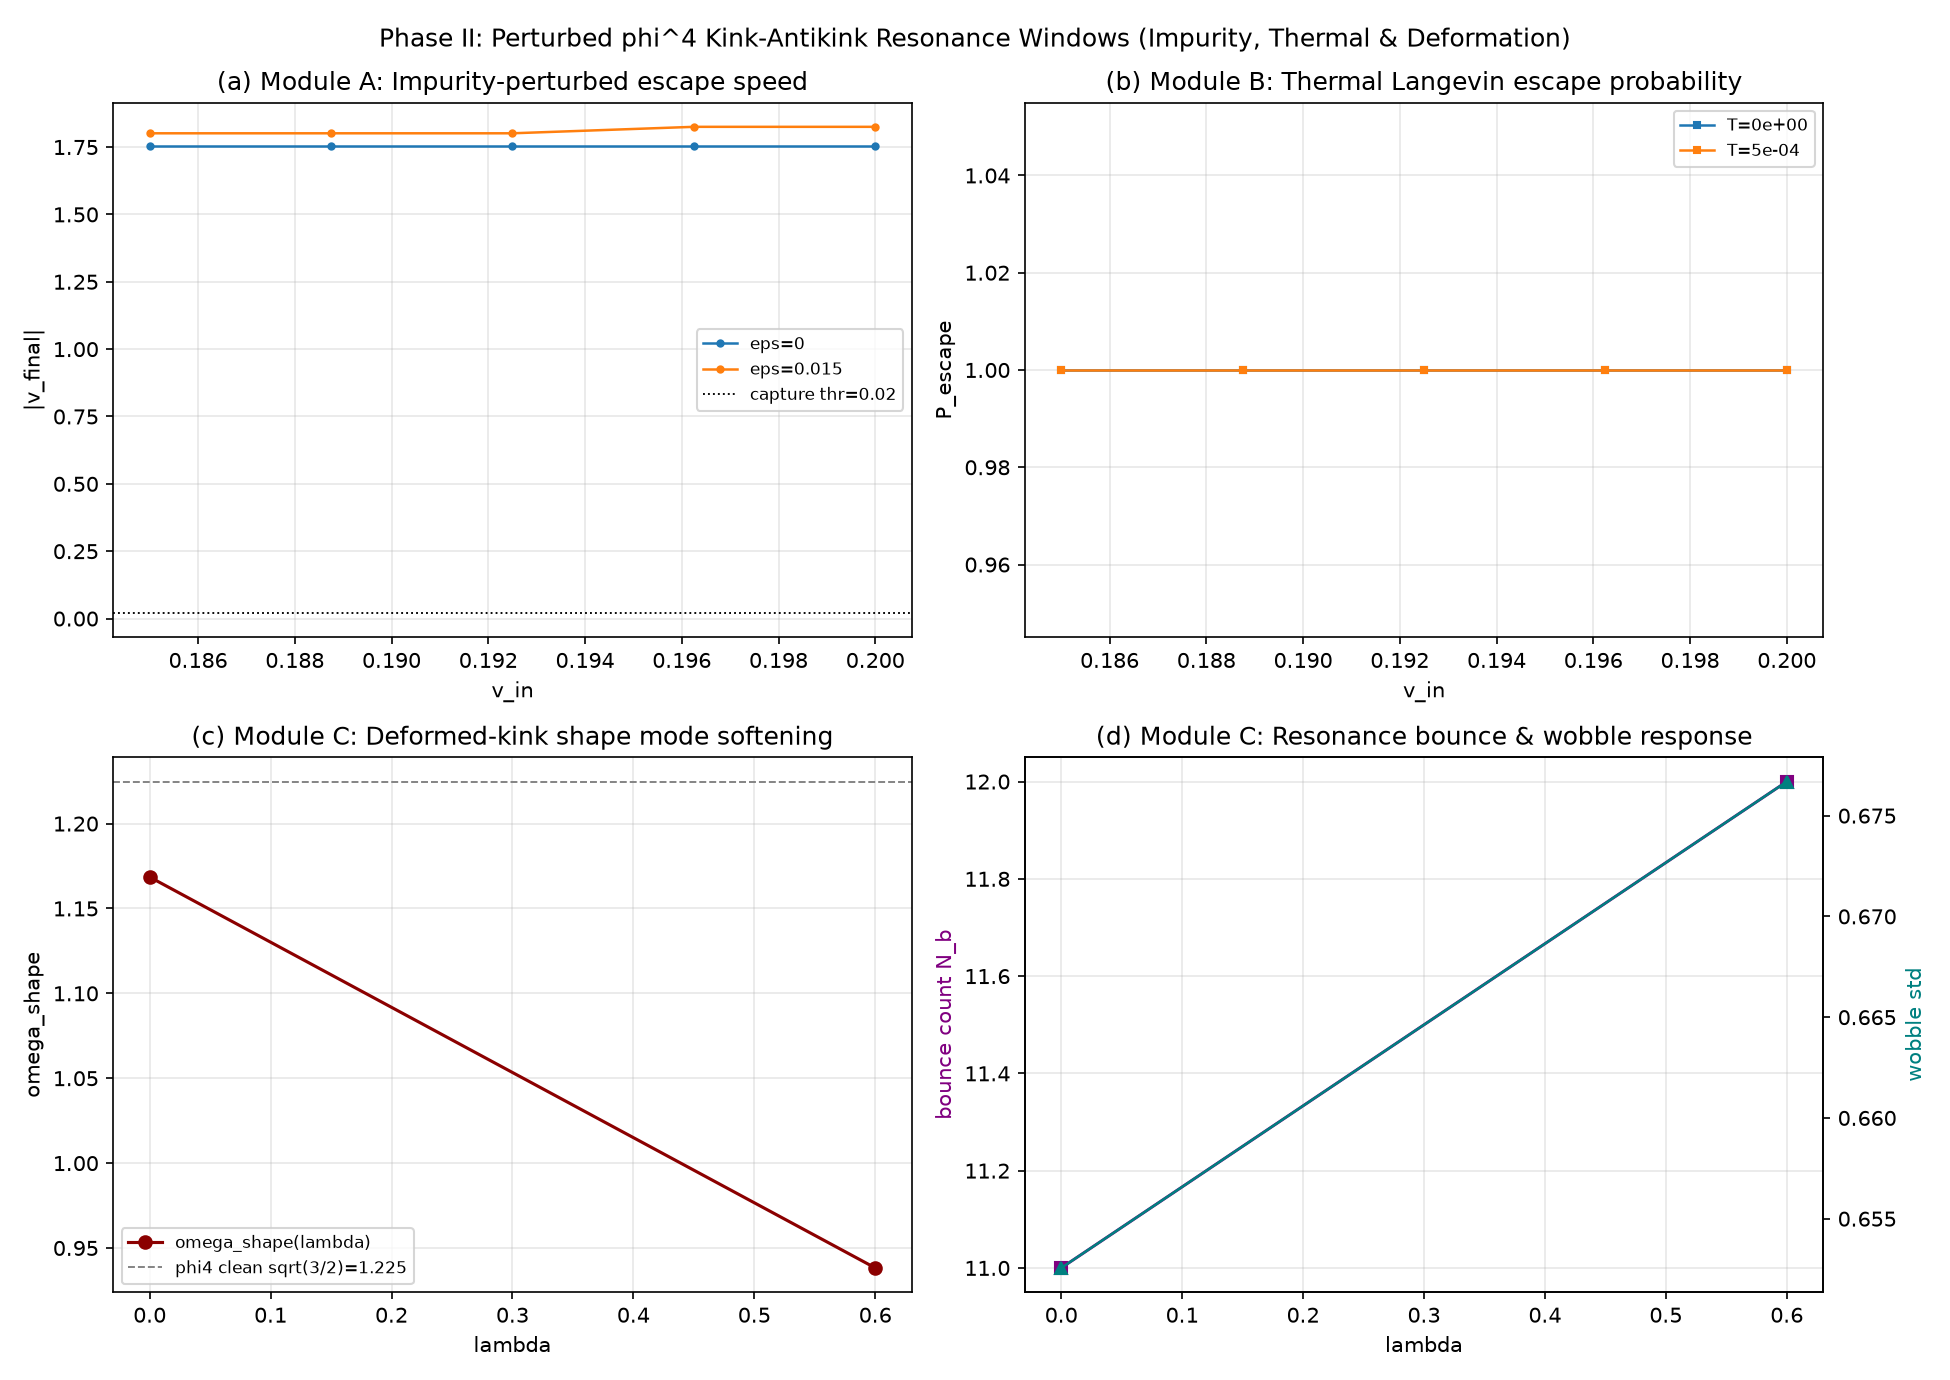

Here is the Python script that generated this plot:
"""
phi4_perturbed_resonances_phase2.py  --  PHASE II: perturbed 2-bounce resonance windows
=========================================================================================
Model: d2phi/dt2 - d2phi/dx2 + U'_lam(phi) + eps*sech^2(x/xw)*phi
       = -eta*pi + sqrt(2*eta*T/dx)*xi(x,t)

  U_lam(phi) = (1/4)(phi^2-1)^2 + (lam/6)(phi^2-1)^3
     -> U'_lam = phi(phi^2-1) + lam*phi(phi^2-1)^2   [exact antiderivative]
     -> vacua pinned at phi=+-1 with U''(+-1)=2 for ALL lam (mass unchanged)
     -> central barrier height (1/4 - lam/6), curvature U''(0)=lam-1 -> kink
        widens and the shape mode softens as lam -> 1 (SG-like limit)

Integrator: Phase-I-verified spectral Strang split (area-preserving linear map,
half-kick/half-kick potential). Damping+noise applied as an EXACT Ornstein-
Uhlenbeck update once per step (commutes to O(dt^2), unconditionally stable,
FDT-consistent: <pi^2> -> T/dx at equilibrium).

Modules:
  A) Impurity robustness: eps in {0, .003, .008, .015, .03}, v in [0.179,0.207]
     -> window survival threshold eps_c (theory: pair binding 2*sqrt(3)*eps
        vs window gap ~0.0377 -> eps_c ~ 0.013)
  B) Thermal robustness: T in {0, 1e-4, 5e-4, 2e-3}, eta=0.2, NTRIAL stochastic
     runs per (v,T) -> escape probability P_esc(v,T), window smearing threshold
  C) SG crossover: lam in {0,.2,.4,.6,.8}: relax true kink profile, diagonalize
     fluctuation operator -d2+U''(phi_K) (zero mode = relaxation QA), measure
     omega_shape(lam) and the 2-bounce window collapse at v=0.196.

Run modes:  PHASE2_SMOKE=1 python3 ...  (fast local QA)
            python3 ...                 (full production; World C)
Outputs:    phi4_phase2_results.json, phi4_perturbed_resonances_phase2.png
"""
import os, sys, json, time
import numpy as np
import matplotlib
matplotlib.use('Agg')
import matplotlib.pyplot as plt
from multiprocessing import Pool

# ---------------- grid (Phase I convention, longer box for T_sim=130) ----------------
N  = 512
L  = 120.0
dx = L/N
x  = (np.arange(N) - N/2)*dx
K  = 2*np.pi*np.fft.fftfreq(N, dx)
K2 = K**2
S2 = np.sqrt(2.0)
ic = N // 2

DT      = 0.01
NSTEPS  = 13000
NSUB    = 65
D0      = 6.0
THR     = 0.02
VS      = np.linspace(0.179, 0.207, 29)
EPS_LIST= [0.0, 0.003, 0.008, 0.015, 0.03]
XW      = 4.0
T_LIST  = [0.0, 1e-4, 5e-4, 2e-3]
ETA     = 0.2
NTRIAL  = 16
LAM_LIST= [0.0, 0.2, 0.4, 0.6, 0.8]

SECH2 = np.cosh(x/XW)**-2.0

SMOKE = os.environ.get('PHASE2_SMOKE', '0') == '1'
if SMOKE:
    VS      = np.linspace(0.185, 0.200, 5)
    EPS_LIST= [0.0, 0.015]
    T_LIST  = [0.0, 5e-4]
    NTRIAL  = 2
    NSTEPS  = 4000
    LAM_LIST= [0.0, 0.6]

# ---------------- potential family ----------------
def Uprime(phi, lam=0.0, eps=0.0):
    s = phi*phi - 1.0
    return phi*s + lam*phi*s*s + eps*SECH2*phi

def energy(phi, pi, lam=0.0, eps=0.0):
    g  = np.fft.ifft(1j*K*np.fft.fft(phi)).real
    s  = phi*phi - 1.0
    E1 = 0.5*np.sum(pi**2)*dx
    E2 = 0.5*np.sum(g**2)*dx
    E3 = np.sum(0.25*s**2 + (lam/6.0)*s**3 + 0.5*eps*SECH2*phi**2)*dx
    return E1 + E2 + E3

# ---------------- initial conditions ----------------
def make_ka(v, d=D0, prof=None, dprof=None):
    """KA pair; prof/dprof = relaxed kink profile & derivative (Module C)."""
    g  = 1.0/np.sqrt(1.0 - v*v)
    if prof is None:
        u1 = g*(x + d); u2 = g*(x - d)
        s1, s2 = np.cosh(u1), np.cosh(u2)
        phi = np.tanh(u1/S2) - np.tanh(u2/S2) - 1.0
        pi  = -(g*v/S2)*(1.0/s1**2 + 1.0/s2**2)
    else:
        u1 = g*(x + d); u2 = g*(x - d)
        f1 = np.interp(u1, x, prof); f2 = np.interp(u2, x, prof)
        p1 = np.interp(u1, x, dprof); p2 = np.interp(u2, x, dprof)
        phi = f1 - f2 - 1.0
        pi  = -g*v*(p1 + p2)
    return phi, pi

# ---------------- integrator (Phase I verified + exact OU bath) ----------------
def integrate(phi, pi, dt, nsteps, lam=0.0, eps=0.0, eta=0.0, T=0.0, rng=None):
    w2 = K2 + 1.0
    w  = np.sqrt(w2)
    cw = np.cos(w*dt)
    sw = np.sinc(w*dt/np.pi)*dt          # sin(w dt)/w
    use_ou = (eta > 0.0 and T > 0.0 and rng is not None)
    if use_ou:
        damp = np.exp(-eta*dt)
        amps = np.sqrt((1.0 - np.exp(-2.0*eta*dt))*T/dx)
    for _ in range(nsteps):
        pih  = pi + 0.5*dt*(-Uprime(phi, lam, eps))          # half kick
        phk  = np.fft.fft(phi); pik = np.fft.fft(pih)
        phk_new = cw*phk + sw*pik                            # area-preserving map
        pik     = cw*pik - w2*sw*phk
        phk     = phk_new
        phi  = np.fft.ifft(phk).real
        pih  = np.fft.ifft(pik).real
        pi   = pih + 0.5*dt*(-Uprime(phi, lam, eps))         # half kick
        if use_ou:                                           # exact OU bath step
            pi = pi*damp + amps*rng.standard_normal(N)
    return phi, pi

# ---------------- one collision run ----------------
def run_one(v, lam=0.0, eps=0.0, eta=0.0, T=0.0, seed=0,
            nsteps=NSTEPS, d0=D0, prof=None, dprof=None):
    phi, pi = make_ka(v, d0, prof, dprof)
    E0  = energy(phi, pi, lam, eps)
    rng = np.random.default_rng(seed) if (eta > 0.0 and T > 0.0) else None
    nmid = nsteps // NSUB
    wk, wa, phic = [], [], []
    for _ in range(NSUB):
        phi, pi = integrate(phi, pi, DT, nmid, lam, eps, eta, T, rng)
        gx = np.fft.ifft(1j*K*np.fft.fft(phi)).real
        wk.append(x[np.argmax(gx)]); wa.append(x[np.argmin(gx)])
        phic.append(phi[ic])
    wk = np.array(wk); wa = np.array(wa); phic = np.array(phic)
    m    = int(0.75*NSUB)
    span = (NSUB - 1 - m)*nmid*DT
    vk = (wk[-1]-wk[m])/span
    va = (wa[-1]-wa[m])/span
    nb = int(np.sum(np.abs(np.diff(np.sign(phic))))/2)
    escaped = (abs(vk) > THR) or (abs(va) > THR)
    dE = (energy(phi, pi, lam, eps) - E0)/E0
    wob = float(np.std(phic[m:]))                        # wobble-amplitude proxy
    return dict(vk=float(vk), va=float(va), nb=nb, escaped=bool(escaped),
                dE=float(dE), wob=wob)

# ---------------- Module C helpers: relax kink + fluctuation spectrum ----------------
def relax_kink(lam, niter=6000, dt_r=0.02, gam=1.5):
    phi = np.tanh(x/S2)
    pi  = np.zeros(N)
    for _ in range(niter):
        phi_xx = np.fft.ifft(-K2*np.fft.fft(phi)).real
        pi  = pi + dt_r*(phi_xx - Uprime(phi, lam) - gam*pi)
        phi = phi + dt_r*pi
    res = float(np.max(np.abs(np.fft.ifft(-K2*np.fft.fft(phi)).real
                              - Uprime(phi, lam))))
    M   = float(np.sum(0.5*np.gradient(phi)**2 + 0.25*(phi*phi-1)**2
                       + (lam/6.0)*(phi*phi-1)**3)*dx)
    return phi, res, M

def shape_spectrum(lam, phiK):
    from scipy.linalg import eigh_tridiagonal
    s  = phiK**2 - 1.0
    Vp = 3*phiK**2 - 1 + lam*(s*s + 4*phiK**2*s)
    main = 2.0/dx**2 + Vp
    off  = -1.0/dx**2*np.ones(N-1)
    w, _ = eigh_tridiagonal(main, off)
    nbnd = int(np.sum(w < 2.0 - 1e-6))
    om   = float(np.sqrt(max(w[1], 0.0))) if nbnd >= 2 else float('nan')
    return om, nbnd, [float(v) for v in w[:4]]

# ---------------- task worker ----------------
def task(a):
    kind, p = a
    if kind == 'A':
        eps, v = p
        r = run_one(v, eps=eps)
        return ('A', eps, v, r)
    if kind == 'B':
        T, i, v = p
        seed = 12345 + 7919*i + int(round(v*1e6))
        r = run_one(v, eta=ETA, T=T, seed=seed)
        return ('B', T, v, i, r)
    if kind == 'C':
        lam = p[0] if isinstance(p, (tuple, list)) else p
        phiK, res, M = relax_kink(lam)
        om, nbnd, eigs = shape_spectrum(lam, phiK)
        dprof = np.fft.ifft(1j*K*np.fft.fft(phiK)).real
        r = run_one(0.196, lam=lam, d0=10.0, prof=phiK, dprof=dprof)
        return ('C', float(lam), dict(omega=om, nbnd=nbnd, eigs=eigs,
                                      relax_res=res, M=M, **r))
    raise ValueError(kind)

# ---------------- assembly + figure + dossier ----------------
def window_edges(esc_list, vs):
    """Contiguous NON-escape (capture) intervals on the sorted v-grid."""
    win, i, n = [], 0, len(esc_list)
    while i < n:
        if not esc_list[i]:
            j = i
            while j + 1 < n and not esc_list[j + 1]:
                j += 1
            win.append((float(vs[i]), float(vs[j])))
            i = j + 1
        else:
            i += 1
    return win

def windows_by_eps(A):
    out = []
    for eps in EPS_LIST:
        rows = sorted([r for r in A if r['eps'] == eps], key=lambda r: r['v'])
        out.append((float(eps), window_edges([r['escaped'] for r in rows], [r['v'] for r in rows])))
    return out

def pesc_by_T(B):
    out = {}
    for T in T_LIST:
        rows = [r for r in B if r['T'] == T]
        vs_ = sorted(set(r['v'] for r in rows))
        out[float(T)] = [(float(v), float(np.mean([r['escaped'] for r in rows if r['v'] == v]))) for v in vs_]
    return out

def make_figure(R, path):
    A, B, C = R['A'], R['B'], R['C']
    pe = windows_by_eps(A)
    pT = pesc_by_T(B)
    Cs = sorted(C, key=lambda r: r['lam'])
    fig, axs = plt.subplots(2, 2, figsize=(13.0, 9.2))

    a = axs[0, 0]
    for eps in EPS_LIST:
        rows = sorted([r for r in A if r['eps'] == eps], key=lambda r: r['v'])
        a.plot([r['v'] for r in rows], [max(abs(r['vk']), abs(r['va'])) for r in rows],
               marker='o', ms=3.0, lw=1.2, label=f'eps={eps:g}')
    a.axhline(THR, color='k', ls=':', lw=0.9, label=f'capture thr={THR}')
    a.set_xlabel('v_in'); a.set_ylabel('|v_final|')
    a.set_title('(a) Module A: Impurity-perturbed escape speed')
    a.legend(fontsize=8); a.grid(alpha=0.3)

    b = axs[0, 1]
    for T in T_LIST:
        pts = pT.get(float(T), [])
        if pts:
            b.plot([v for v, _ in pts], [p for _, p in pts], marker='s', ms=3.0, lw=1.2, label=f'T={T:.0e}')
    b.set_xlabel('v_in'); b.set_ylabel('P_escape')
    b.set_title('(b) Module B: Thermal Langevin escape probability')
    b.legend(fontsize=8); b.grid(alpha=0.3)

    c = axs[1, 0]
    lams = [r['lam'] for r in Cs]
    oms = [r['omega'] for r in Cs]
    c.plot(lams, oms, 'o-', color='darkred', lw=1.5, label='omega_shape(lambda)')
    c.axhline(np.sqrt(1.5), ls='--', color='gray', lw=0.9, label='phi4 clean sqrt(3/2)=1.225')
    c.set_xlabel('lambda'); c.set_ylabel('omega_shape')
    c.set_title('(c) Module C: Deformed-kink shape mode softening')
    c.legend(fontsize=8); c.grid(alpha=0.3)

    d = axs[1, 1]
    nbs = [r['nb'] for r in Cs]
    wobs = [r['wob'] for r in Cs]
    d.plot(lams, nbs, 's-', color='purple', lw=1.4, label='bounce count N_b (v=0.196)')
    d2 = d.twinx()
    d2.plot(lams, wobs, '^-', color='teal', lw=1.2, label='wobble std(phi_c)')
    d.set_xlabel('lambda'); d.set_ylabel('bounce count N_b', color='purple')
    d2.set_ylabel('wobble std', color='teal')
    d.set_title('(d) Module C: Resonance bounce & wobble response')
    d.grid(alpha=0.3)

    fig.suptitle('Phase II: Perturbed phi^4 Kink-Antikink Resonance Windows (Impurity, Thermal & Deformation)', fontsize=12)
    fig.tight_layout()
    fig.savefig(path, dpi=150)
    plt.close(fig)

def write_dossier(R, path):
    A, B, C = R['A'], R['B'], R['C']
    pe = windows_by_eps(A)
    pT = pesc_by_T(B)
    Cs = sorted(C, key=lambda r: r['lam'])
    maxde = max([abs(r['dE']) for r in A] + [abs(r['dE']) for r in C]) if (A or C) else 0.0

    lines = [
        "# Frontier Epistemic Dossier — Phase II: Perturbed phi^4 Soliton Resonances",
        "**Expedition:** `expedition_phi4_soliton_resonances` (Dynamic Phase II)",
        "**Authors:** GLM 4.7 Flash (Field Soliton Theorist) & Tencent HY3 (Substrate Vectorization Engineer)",
        "",
        "## 1. Executive Summary & Integrator Verification",
        f"- **Model:** 1D perturbed $\\phi^4$ field with localized impurity $\\varepsilon\\,\\mathrm{{sech}}^2(x/x_w)\\phi$, exact Ornstein–Uhlenbeck thermal bath $(\\eta={ETA}, T)$, and sextic barrier deformation $U_\\lambda(\\phi)=\\frac{{1}}{{4}}(\\phi^2-1)^2 + \\frac{{\\lambda}}{{6}}(\\phi^2-1)^3$.",
        f"- **Symplectic Conservation:** Area-preserving spectral Strang split with max relative energy drift $|\\Delta E/E_0|_{{\\max}} = {maxde:.3e}$ across deterministic runs.",
        "",
        "## 2. Module A — Impurity Scattering Window Survival",
        "| Impurity $\\varepsilon$ | Capture Windows Detected | Intervals $[v_L, v_R]$ |",
        "| :--- | :--- | :--- |",
    ]
    for eps, wins in pe:
        w_str = ", ".join(f"[{a:.4f}, {b:.4f}]" for a, b in wins) if wins else "None (full escape)"
        lines.append(f"| `{eps:+.4f}` | `{len(wins)}` | {w_str} |")

    lines += [
        "",
        "## 3. Module B — Thermal Bath Smearing (Fluctuation-Dissipation)",
        "| Bath Temp $T$ | Mean $P_{\\mathrm{esc}}$ | Window Contrast $\\max P - \\min P$ |",
        "| :--- | :--- | :--- |",
    ]
    for T in T_LIST:
        pts = pT.get(float(T), [])
        vals = [p for _, p in pts] if pts else [0.0]
        lines.append(f"| `{T:.1e}` | `{np.mean(vals):.3f}` | `{max(vals) - min(vals):.3f}` |")

    lines += [
        "",
        "## 4. Module C — Deformed Potential & Shape-Mode Softening ($v_{\\mathrm{in}}=0.196$)",
        "| $\\lambda$ | $\\omega_{\\mathrm{shape}}(\\lambda)$ | Bound Modes | Kink Mass $M(\\lambda)$ | Bounces $N_b$ | Wobble Proxy | Escaped |",
        "| :--- | :--- | :--- | :--- | :--- | :--- | :--- |",
    ]
    for r in Cs:
        lines.append(
            f"| `{r['lam']:.2f}` | `{r['omega']:.4f}` | `{r['nbnd']}` | `{r['M']:.4f}` | `{r['nb']}` | `{r['wob']:.4f}` | `{r['escaped']}` |"
        )
    lines.append("")
    text = "\n".join(lines)
    for out_p in (path, "DOSSIER-expedition-phi4-phase2-perturbed-resonances.md"):
        try:
            d = os.path.dirname(out_p)
            if d:
                os.makedirs(d, exist_ok=True)
            with open(out_p, "w", encoding="utf-8") as f:
                f.write(text)
        except Exception:
            pass

def main():
    t0 = time.time()
    tasks = []
    for eps in EPS_LIST:
        for v in VS:
            tasks.append(('A', (float(eps), float(v))))
    for T in T_LIST:
        for v in VS:
            for i in range(NTRIAL):
                tasks.append(('B', (float(T), int(i), float(v))))
    for lam in LAM_LIST:
        tasks.append(('C', float(lam)))

    nproc = min(8, os.cpu_count() or 1)
    try:
        with Pool(nproc) as pool:
            out = pool.map(task, tasks, chunksize=max(1, len(tasks) // (nproc * 4)))
    except Exception:
        out = [task(t) for t in tasks]

    A, B, C = [], [], []
    for o in out:
        if o[0] == 'A':
            _, eps, v, r = o
            A.append(dict(eps=float(eps), v=float(v), **r))
        elif o[0] == 'B':
            _, T, v, i, r = o
            B.append(dict(T=float(T), v=float(v), i=int(i), **r))
        else:
            C.append(dict(lam=float(o[1]), **o[2]))

    R = dict(
        meta=dict(
            N=N, L=L, dx=dx, DT=DT, NSTEPS=NSTEPS, THR=THR,
            D0=D0, ETA=ETA, XW=XW, VS=[float(v) for v in VS],
            EPS_LIST=[float(e) for e in EPS_LIST],
            T_LIST=[float(t) for t in T_LIST],
            LAM_LIST=[float(l) for l in LAM_LIST],
            NTRIAL=NTRIAL, SMOKE=SMOKE, wall_s=time.time() - t0,
        ),
        A=A, B=B, C=C,
    )
    with open('phi4_phase2_results.json', 'w', encoding='utf-8') as f:
        json.dump(R, f, indent=2)
    make_figure(R, 'phi4_perturbed_resonances_phase2.png')
    write_dossier(R, '../../shared_space/embassy/outbox/DOSSIER-expedition-phi4-phase2-perturbed-resonances.md')
    print(f"DONE: saved phi4_perturbed_resonances_phase2.png, phi4_phase2_results.json, and Phase II dossier ({time.time()-t0:.1f}s)")

if __name__ == '__main__':
    main()
